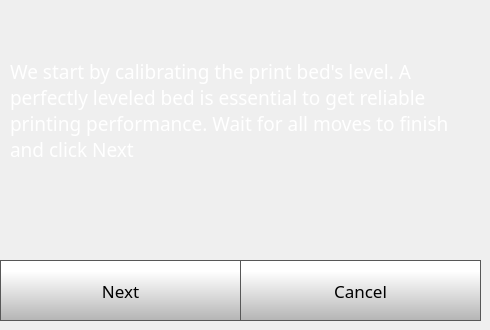
    <widget class="QWidget" name="quickStep1Page">
     <widget class="QLabel" name="calibrateLabel_6">
      <property name="geometry">
       <rect>
        <x>10</x>
        <y>20</y>
        <width>461</width>
        <height>181</height>
       </rect>
      </property>
      <property name="font">
       <font>
        <family>Gotham</family>
        <pointsize>14</pointsize>
        <weight>50</weight>
        <bold>false</bold>
       </font>
      </property>
      <property name="styleSheet">
       <string notr="true">color: rgb(255, 255, 255);</string>
      </property>
      <property name="text">
       <string>We start by calibrating the print bed's level. A perfectly leveled bed is essential to get reliable printing performance. Wait for all moves to finish and click Next</string>
      </property>
      <property name="wordWrap">
       <bool>true</bool>
      </property>
     </widget>
     <widget class="QPushButton" name="quickStep1NextButton">
      <property name="geometry">
       <rect>
        <x>0</x>
        <y>260</y>
        <width>241</width>
        <height>61</height>
       </rect>
      </property>
      <property name="font">
       <font>
        <family>Gotham</family>
        <pointsize>13</pointsize>
       </font>
      </property>
      <property name="styleSheet">
       <string notr="true">QPushButton {
     border: 1px solid rgb(87, 87, 87);
	background-color: qlineargradient(spread:pad, x1:0, y1:1, x2:0, y2:0.188, stop:0 rgba(180, 180, 180, 255), stop:1 rgba(255, 255, 255, 255));


}

QPushButton:pressed {
    background-color: qlineargradient(x1: 0, y1: 0, x2: 0, y2: 1,
                                      stop: 0 #dadbde, stop: 1 #f6f7fa);
}

QPushButton:flat {
    border: none; /* no border for a flat push button */
}

QPushButton:default {
    border-color: navy; /* make the default button prominent */
}

QPushButton:focus {
	outline: none;
}</string>
      </property>
      <property name="text">
       <string>Next</string>
      </property>
      <property name="iconSize">
       <size>
        <width>40</width>
        <height>40</height>
       </size>
      </property>
     </widget>
     <widget class="QPushButton" name="quickStep1CancelButton">
      <property name="geometry">
       <rect>
        <x>240</x>
        <y>260</y>
        <width>241</width>
        <height>61</height>
       </rect>
      </property>
      <property name="font">
       <font>
        <family>Gotham</family>
        <pointsize>13</pointsize>
       </font>
      </property>
      <property name="styleSheet">
       <string notr="true">QPushButton {
     border: 1px solid rgb(87, 87, 87);
	background-color: qlineargradient(spread:pad, x1:0, y1:1, x2:0, y2:0.188, stop:0 rgba(180, 180, 180, 255), stop:1 rgba(255, 255, 255, 255));


}

QPushButton:pressed {
    background-color: qlineargradient(x1: 0, y1: 0, x2: 0, y2: 1,
                                      stop: 0 #dadbde, stop: 1 #f6f7fa);
}

QPushButton:flat {
    border: none; /* no border for a flat push button */
}

QPushButton:default {
    border-color: navy; /* make the default button prominent */
}

QPushButton:focus {
	outline: none;
}</string>
      </property>
      <property name="text">
       <string>Cancel</string>
      </property>
      <property name="iconSize">
       <size>
        <width>40</width>
        <height>40</height>
       </size>
      </property>
     </widget>
     <widget class="QLabel" name="printPreviewSelected_3">
      <property name="geometry">
       <rect>
        <x>160</x>
        <y>110</y>
        <width>150</width>
        <height>150</height>
       </rect>
      </property>
      <property name="styleSheet">
       <string notr="true">background-color: rgba(255, 255, 255, 0);</string>
      </property>
      <property name="text">
       <string/>
      </property>
      <property name="scaledContents">
       <bool>true</bool>
      </property>
     </widget>
    </widget>
